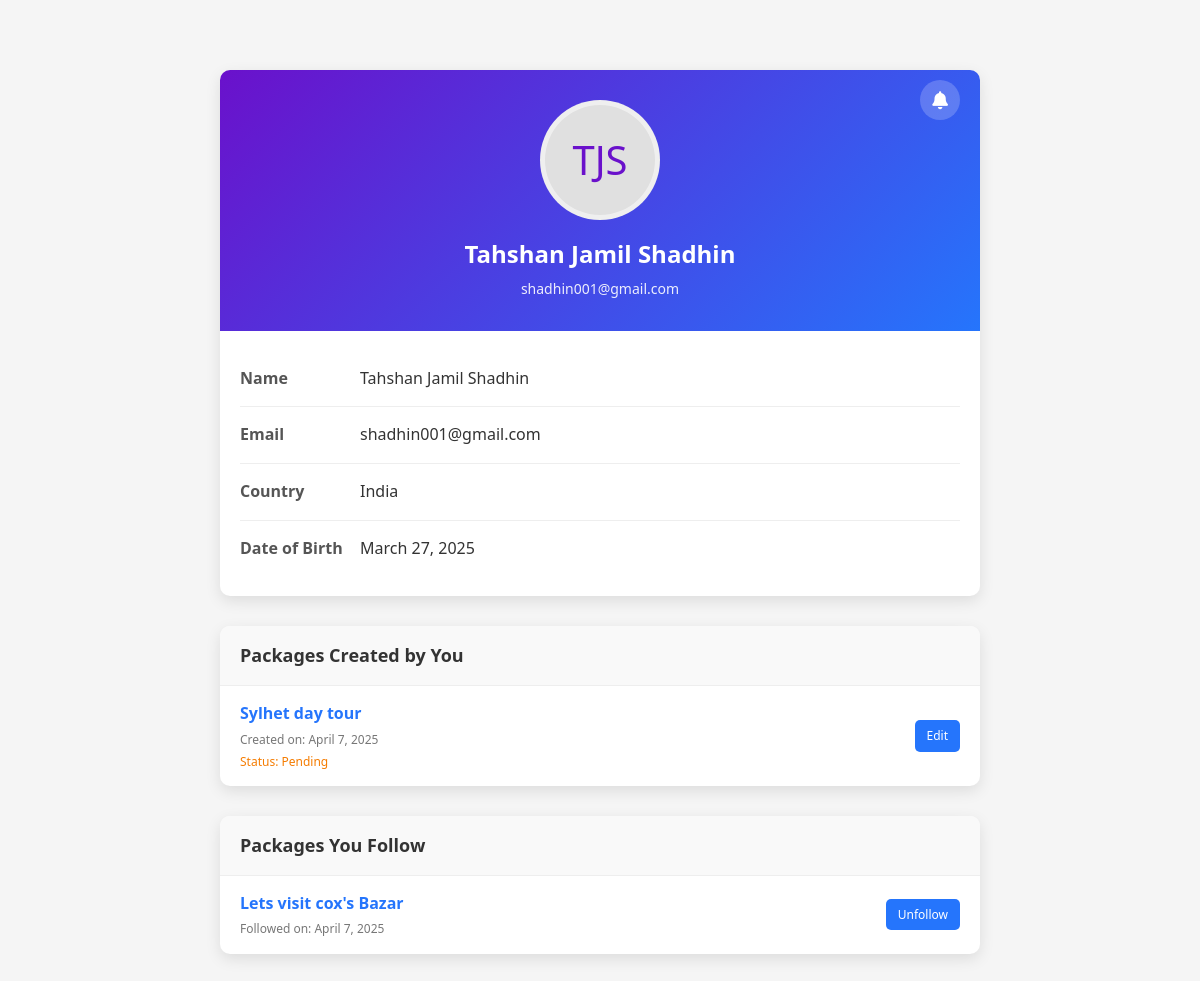
The page /Kazi-Workshop/profile.php (signed in) on the database as committed earlier.
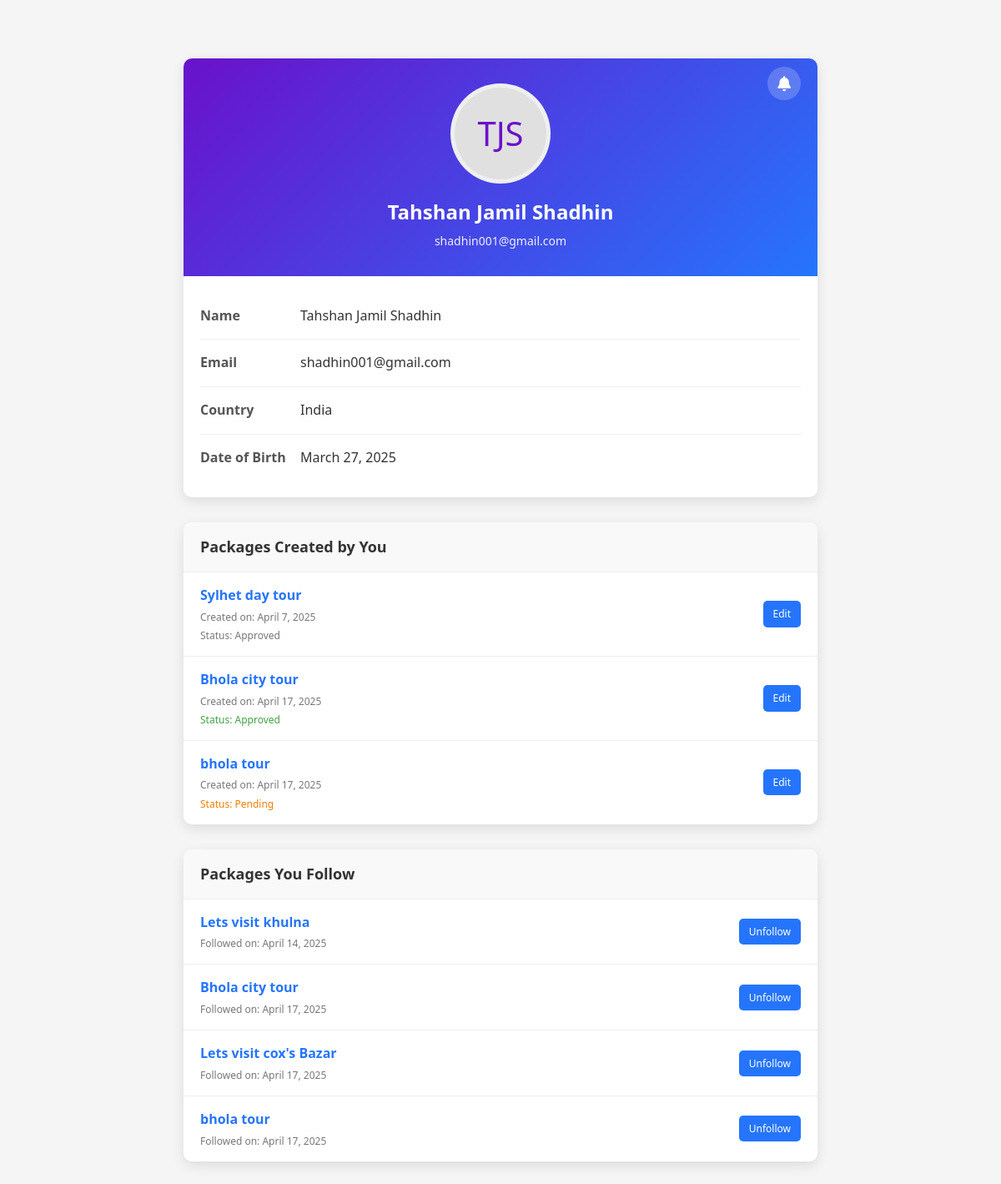
The same page on the database as committed later.
### tables this page shows
CREATE TABLE `user` (
  `id` int(11) NOT NULL,
  `name` varchar(255) NOT NULL,
  `email` varchar(255) NOT NULL,
  `password` varchar(255) NOT NULL,
  `dob` date NOT NULL,
  `country` varchar(100) NOT NULL
);

CREATE TABLE `packages` (
  `package_id` int(11) NOT NULL,
  `package_name` varchar(255) NOT NULL,
  `publish_time` timestamp NOT NULL DEFAULT current_timestamp(),
  `build_by` int(11) NOT NULL,
  `status` varchar(255) NOT NULL DEFAULT 'pending',
  `details` varchar(2000) NOT NULL,
  `image` varchar(255) NOT NULL DEFAULT 'unknown.jpg',
  `rejection_feedback` varchar(1000) NOT NULL
);

CREATE TABLE `package_followers` (
  `package_id` int(11) NOT NULL,
  `user_id` int(11) NOT NULL,
  `time` timestamp NOT NULL DEFAULT current_timestamp()
);

### Kazi-Workshop/profile.php (the view, shortened to what this page needs)
<?php
$userId = $_SESSION['user_id'] ?? 'unknown';
$db = Database::getInstance();
$conn = $db->getConnection();
function getUserData($conn, $userId) {
    $query = "SELECT id, name, email, dob, country FROM user WHERE id = ?";
    $stmt = $conn->prepare($query);
    $stmt->execute([$userId]);
    if ($stmt->rowCount() > 0) {
        return $stmt->fetch(PDO::FETCH_ASSOC);
    } else {
        return null;
    }
}
function getCreatedPackages($conn, $userId) {
    $query = "SELECT package_id, package_name, publish_time, status FROM packages WHERE build_by = ?";
    $stmt = $conn->prepare($query);
    $stmt->execute([$userId]);
    $packages = [];
    while ($row = $stmt->fetch(PDO::FETCH_ASSOC)) {
        $packages[] = $row;
    }
    return $packages;
}
function getFollowedPackages($conn, $userId) {
    $query = "SELECT p.package_id, p.package_name, pf.time
              FROM package_followers pf
              JOIN packages p ON pf.package_id = p.package_id
              WHERE pf.user_id = ?";
    $stmt = $conn->prepare($query);
    $stmt->execute([$userId]);
    $packages = [];
    while ($row = $stmt->fetch(PDO::FETCH_ASSOC)) {
        $packages[] = $row;
    }
    return $packages;
}
$userData = getUserData($conn, $userId);
$createdPackages = getCreatedPackages($conn, $userId);
$followedPackages = getFollowedPackages($conn, $userId);
function getInitials($name) {
    $words = explode(' ', $name);
    $initials = '';
    foreach ($words as $word) {
        $initials .= strtoupper(substr($word, 0, 1));
    }
    return $initials;
}
function formatDate($dateString, $includeTime = false) {
    $date = new DateTime($dateString);
    return $includeTime ? $date->format('M j, Y g:i A') : $date->format('F j, Y');
}
?>
<!DOCTYPE html>
<html lang="en">
<head>
    <link rel="stylesheet" href="https://cdnjs.cloudflare.com/ajax/libs/font-awesome/6.4.0/css/all.min.css">
    <link rel="stylesheet" type="text/css" href="profile.css">
</head>
<body>
    <div class="container">
        <?php if ($userData): ?>
        <div class="profile-card">
            <div class="profile-header">
                <div class="notification-container">
                    <div class="notification-icon" id="notificationIcon">
                        <i class="fas fa-bell" style="color: white; font-size: 18px;"></i>
                    </div>
                </div>
                <div class="profile-img"><?php echo getInitials($userData['name']); ?></div>
                <h2 class="profile-name"><?php echo htmlspecialchars($userData['name']); ?></h2>
                <p class="profile-email"><?php echo htmlspecialchars($userData['email']); ?></p>
            </div>
            <div class="profile-details">
                <div class="detail-item">
                    <div class="detail-label">Name</div>
                    <div class="detail-value"><?php echo htmlspecialchars($userData['name']); ?></div>
                </div>
                <div class="detail-item">
                    <div class="detail-label">Email</div>
                    <div class="detail-value"><?php echo htmlspecialchars($userData['email']); ?></div>
                </div>
                <div class="detail-item">
                    <div class="detail-label">Country</div>
                    <div class="detail-value"><?php echo htmlspecialchars($userData['country']); ?></div>
                </div>
                <div class="detail-item">
                    <div class="detail-label">Date of Birth</div>
                    <div class="detail-value"><?php echo formatDate($userData['dob']); ?></div>
                </div>
            </div>
        </div>
        <div class="section-card">
            <div class="section-title">Packages Created by You</div>
            <div class="section-content">
                <?php if (count($createdPackages) > 0): ?>
                    <?php foreach ($createdPackages as $package): ?>
                        <div class="package-item">
                            <div class="package-info">
                                <a href="package-details.php?id=<?php echo $package['package_id']; ?>" class="package-name">
                                    <?php echo htmlspecialchars($package['package_name']); ?>
                                </a>
                                <div class="package-date">Created on: <?php echo formatDate($package['publish_time']); ?></div>
                                <div class="package-status <?php echo $package['status']; ?>">
                                    Status: <?php echo ucfirst($package['status']); ?>
                                </div>
                            </div>
                            <div>
                                <a href="modules/buildPackages.php?id=<?php echo $package['package_id']; ?>" class="btn btn-small">Edit</a>
                            </div>
                        </div>
                    <?php endforeach; ?>
                <?php else: ?>
                    <div class="no-packages">You haven't created any packages yet.</div>
                <?php endif; ?>
            </div>
        </div>
        <div class="section-card">
            <div class="section-title">Packages You Follow</div>
            <div class="section-content">
                <?php if (count($followedPackages) > 0): ?>
                    <?php foreach ($followedPackages as $package): ?>
                        <div class="package-item">
                            <div class="package-info">
                                <a href="package-details.php?id=<?php echo $package['package_id']; ?>" class="package-name">
                                    <?php echo htmlspecialchars($package['package_name']); ?>
                                </a>
                                <div class="package-date">Followed on: <?php echo formatDate($package['time']); ?></div>
                            </div>
                            <div>
                                <a href="unfollow-package.php?id=<?php echo $package['package_id']; ?>&user_id=<?php echo $userId; ?>" class="btn btn-small">Unfollow</a>
                            </div>
                        </div>
                    <?php endforeach; ?>
                <?php else: ?>
                    <div class="no-packages">You're not following any packages.</div>
                <?php endif; ?>
            </div>
        </div>
        <?php else: ?>
            <div class="error">User not found!</div>
        <?php endif; ?>
    </div>
</body>
</html>

### Kazi-Workshop/profile.css (style rules this page uses)
* { margin: 0; padding: 0; box-sizing: border-box; font-family: 'Segoe UI', Tahoma, Geneva, Verdana, sans-serif; }
body { background-color: #f5f5f5; color: #333; line-height: 1.6; }
.container { max-width: 800px; margin: 50px auto; padding: 20px; position: relative; }
.profile-card { background-color: #fff; border-radius: 10px; box-shadow: 0 5px 15px rgba(0, 0, 0, 0.1); overflow: hidden; margin-bottom: 30px; }
.profile-header { background: linear-gradient(135deg, #6a11cb 0%, #2575fc 100%); color: white; padding: 30px 20px; text-align: center; position: relative; }
.profile-img { width: 120px; height: 120px; border-radius: 50%; border: 5px solid rgba(255, 255, 255, 0.5); margin: 0 auto 15px; display: flex; align-items: center; justify-content: center; background-color: #e0e0e0; font-size: 40px; color: #6a11cb; }
.profile-name { font-size: 24px; font-weight: 600; margin-bottom: 5px; }
.profile-email { font-size: 14px; opacity: 0.9; }
.profile-details { padding: 20px; }
.detail-item { padding: 15px 0; border-bottom: 1px solid #eee; display: flex; }
.detail-item:last-child { border-bottom: none; }
.detail-label { font-weight: 600; width: 120px; color: #555; }
.detail-value { flex: 1; }
.section-card { background-color: #fff; border-radius: 10px; box-shadow: 0 5px 15px rgba(0, 0, 0, 0.1); overflow: hidden; margin-bottom: 30px; }
.section-title { padding: 15px 20px; font-size: 18px; font-weight: 600; background-color: #f9f9f9; border-bottom: 1px solid #eee; color: #333; }
.section-content { padding: 0; }
.package-item { padding: 15px 20px; border-bottom: 1px solid #eee; display: flex; justify-content: space-between; align-items: center; }
.package-item:last-child { border-bottom: none; }
.package-info { flex: 1; }
.package-name { font-weight: 600; color: #2575fc; text-decoration: none; font-size: 16px; }
.package-date, .package-status { font-size: 12px; color: #777; margin-top: 3px; }
.package-status.pending { color: #f57c00; }
.package-status.approved { color: #43a047; }
.btn { display: inline-block; padding: 10px 20px; background-color: #2575fc; color: white; border: none; border-radius: 5px; cursor: pointer; text-decoration: none; font-weight: 500; transition: background-color 0.3s; }
.btn-small { padding: 6px 12px; font-size: 12px; }
.notification-container { position: absolute; top: 10px; right: 20px; }
.notification-icon { background-color: rgba(255, 255, 255, 0.2); width: 40px; height: 40px; border-radius: 50%; display: flex; align-items: center; justify-content: center; cursor: pointer; position: relative; transition: background-color 0.3s; }

Rows that differ between the two databases and show on the page:
changed packages "Sylhet day tour": status "Pending" → "Approved"
added packages: package_name "Bhola city tour", publish_time "April 17, 2025", status "Approved"
added packages: package_name "bhola tour", publish_time "April 17, 2025", status "Pending"
added package_followers: package.package_name "Lets visit khulna", time "April 14, 2025"
added package_followers: package.package_name "Bhola city tour", time "April 17, 2025"
changed package_followers "Lets visit cox's Bazar": time "April 7, 2025" → "April 17, 2025"
added package_followers: package.package_name "bhola tour", time "April 17, 2025"
